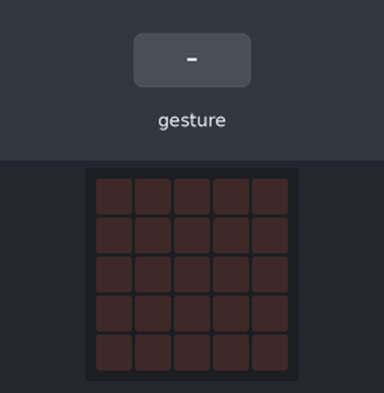
This program was run on a simulated BBC micro:bit (MakeCode). On the bench: the board's 5×5 LED display. Inputs (shaded band) come from the test bench. Random numbers come from a fixed seed; a tilt is held for 1.5 s and a shake lasts 1 s, then the board lies face up again.

Above: at 1.2 s.
1.3 s: gesture 'shake'
At 2.6 s:
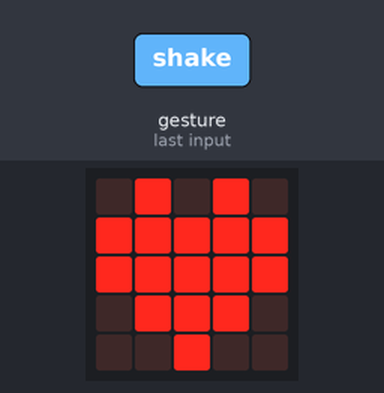
3.0 s: gesture 'shake'
At 3.9 s:
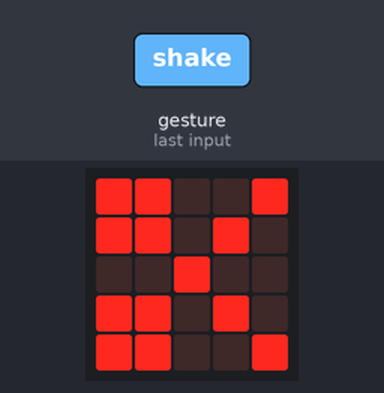
Timing chart, 0 to 6.0 s (numbered marks = the images above; inputs shaded):
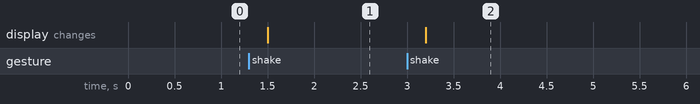

The program:

main.ts
```typescript
let Hand = 0
input.onGesture(Gesture.Shake, function on_gesture_shake() {

    Hand = randint(1, 3)
    if (Hand == 1) {
        basic.showIcon(IconNames.Heart)
    } else if (Hand == 2) {
        basic.showIcon(IconNames.Square)
    } else {
        basic.showIcon(IconNames.Scissors)
    }

})
```

test.ts
```typescript
// les tests vont ici ; cela ne sera pas compilé si ce paquet est utilisé en tant qu'extension.
```

Measured:
- after the input at 1.3 s, the display: changes after 0.20 s (image 1)
- after the input at 3.0 s, the display: changes after 0.20 s (image 2)
